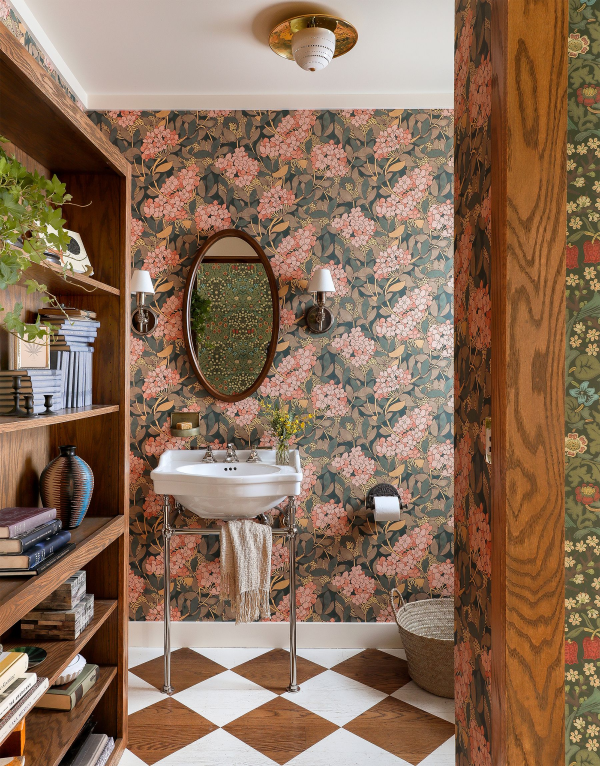
#> input picture assets/check.jpg, 1800 x 2298 px (shown at 1/3 size)
$ python 'corner detection.py'
#> lines starting #> are read from the running program, lines starting #| are printed output that depends on the picture; after the words box and inside, x2 and y2 are one past the last pixel; in counts of white or black regions, pixels touching at a corner belong together
import cv2
import numpy as np
from matplotlib import pyplot as plt


#img = cv2.imread(r"assets\check.jpg", 1)
img = plt.imread("assets/check.jpg")
#> img is the input picture: shape (2298, 1800, 3); mean R, G, B 139, 110.7, 89
print(img)
#> (printed output is left out)
img = cv2.resize(img, (0,0), fx=0.5, fy=0.5)
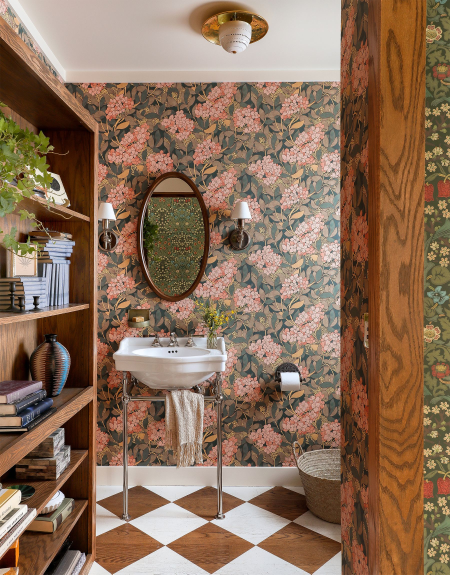
#> img: shape (1149, 900, 3) (shown at 1/2 size); mean R, G, B 139.1, 110.8, 89.2

gray = cv2.cvtColor(img, cv2.COLOR_BGR2GRAY)
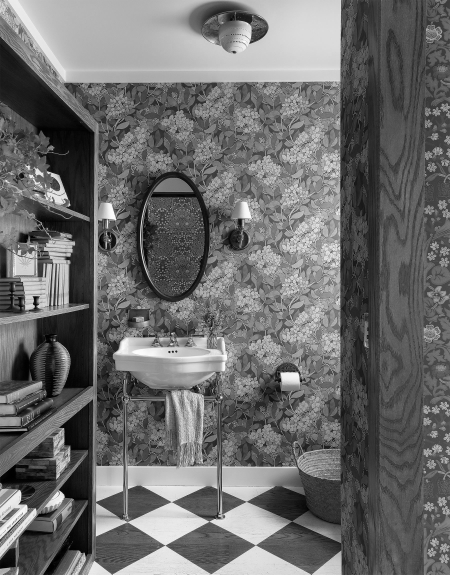
#> gray: shape (1149, 900) (shown at 1/2 size); min 0, max 255, mean 107.6

corners = cv2.goodFeaturesToTrack(gray, 10, 0.0001, 9)
#> corners = [[66, 593], [343, 667], [344, 703], [127, 856], [70, 1017], [37, 1008], [168, 1105], [127, 398], [89, 390], [78, 593]]
corners = np.int0(corners)


for corner in corners:
    x, y = corner.ravel()
    cv2.circle(img, (x, y), 5, (255,0,0), -1)
#> this loop made 10 passes
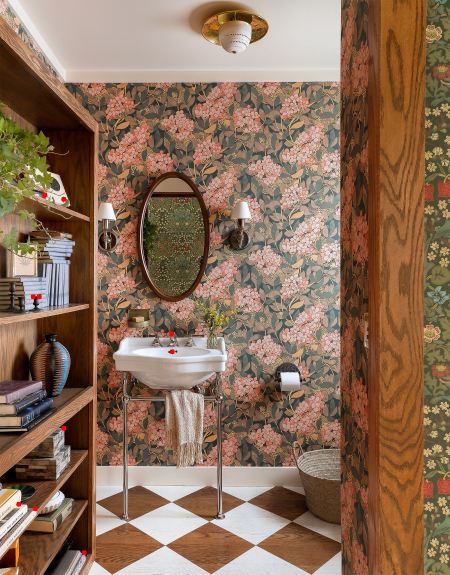
#> img: shape (1149, 900, 3) (shown at 1/2 size); 0.08% of pixels changed, all inside (x1, y1, x2, y2) = (32, 385, 350, 1111)

for i in range(len(corners)):
    for j in range(i + 1, len(corners)):
        corner1 = tuple(corners[i][0])
        corner2 = tuple(corners[j][0])
        color = tuple(map(lambda x: int(x), np.random.randint(0, 255, size=3)))
        cv2.line(img, corner1, corner2, color, 1)
#> this loop made 10 passes
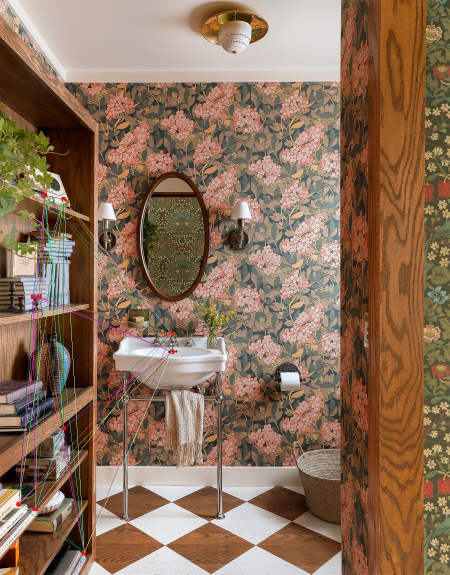
#> img: shape (1149, 900, 3) (shown at 1/2 size); 1.32% of pixels changed, all inside (x1, y1, x2, y2) = (37, 390, 345, 1106)


#cv2.imshow('Corners', img)
#cv2.waitKey(0)
#cv2.destroyAllWindows()
plt.imshow(img), plt.show()

$ run again, with assets/brick.jfif saved as assets/check.jpg
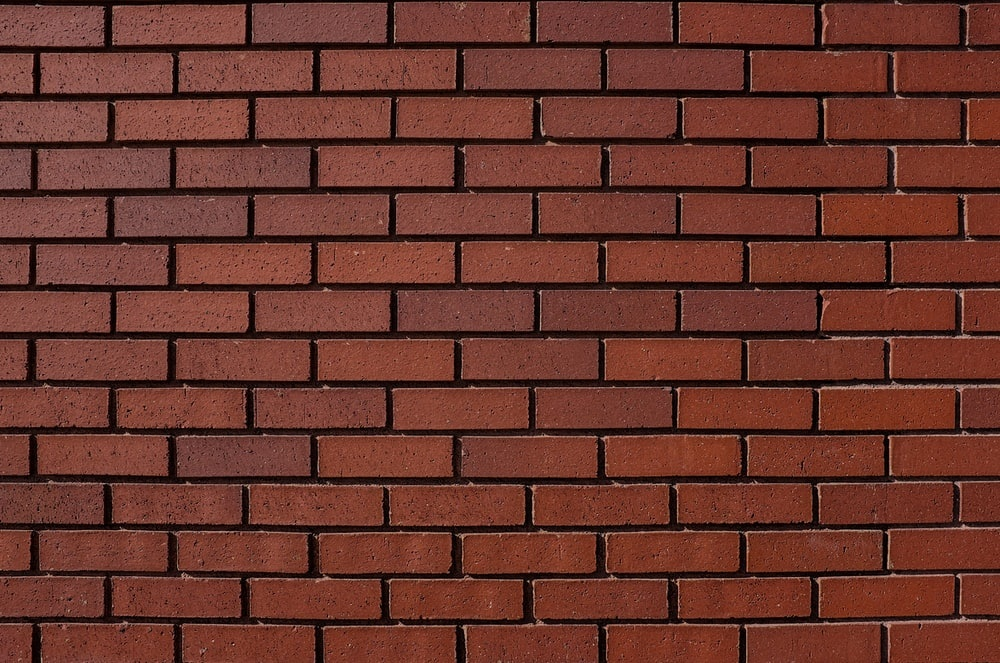
#> input picture assets/brick.jfif, 1000 x 663 px
#> img is the input picture: shape (663, 1000, 3); mean R, G, B 106.6, 54.2, 44.1
#> (printed output is left out)
#> `gray = cv2.cvtColor(img, cv2.COLOR_BGR2GRAY)`:
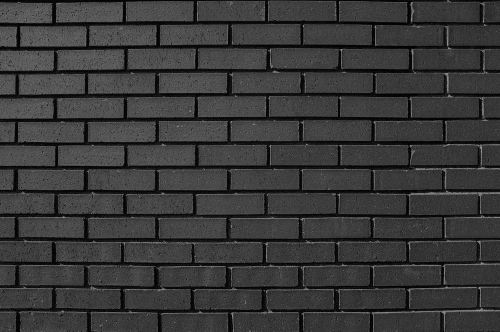
#> gray: shape (332, 500); min 1, max 154, mean 57.3
#> corners = [[232, 313], [479, 288], [374, 122], [341, 50], [338, 194], [271, 67], [444, 218], [231, 268], [270, 145], [410, 146]]
#> the loop `for corner in corners:` made 10 passes
#> the loop `for i in range(len(corners)):` made 10 passes
#> after the loop `for i in range(len(corners)):`:
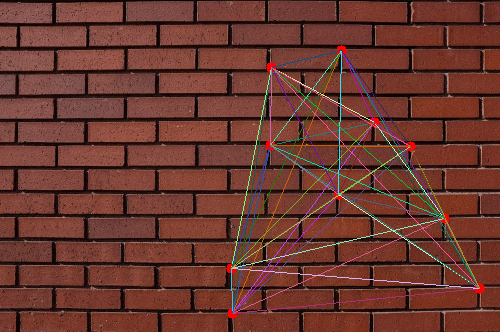
#> img: shape (332, 500, 3); mean R, G, B 107.8, 56.9, 47.3
